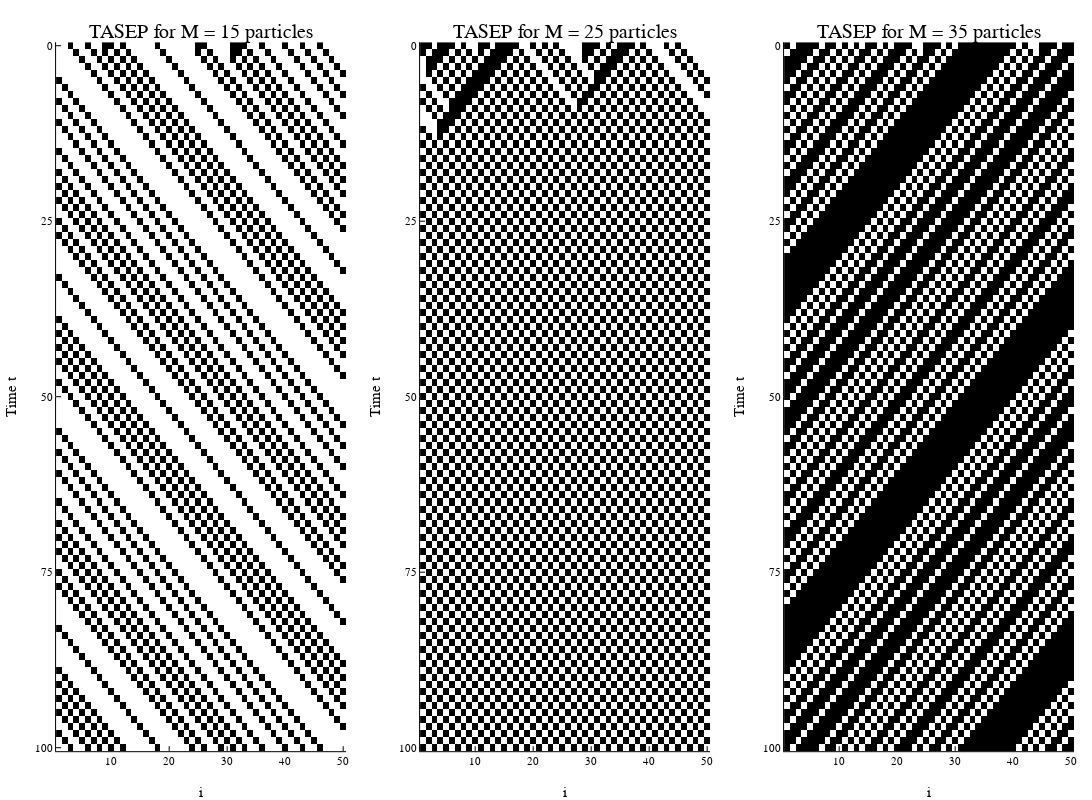

Write notebook code for a chart like this one.
### Code cell
Ms = [15,25,35]
#M = rand(M_start:M_end) # random number of particles
#M = 15

ps = [] # plots

for M in Ms
    # fill random cells with particle
    z_start = zeros(Int, NUMBER_OF_SITES)
    while sum(z_start) < M
        i = rand(1:NUMBER_OF_SITES)
        z_start[i] = 1
    end


    zs = calculate_rule_N(z_start, N_rule);

    push!(ps, plot_rule_N(zs))
    title!(ps[end], "TASEP for M = $M particles")
end

plot(ps..., layout=@layout([a b c]), size=(1200,800), left_margin=5*Plots.mm, right_margin=5*Plots.mm)

### Figure 1 — Plotly figure (JSON) as saved in the notebook; plotly's stock layout.template omitted (floating-point values rounded to 4 significant figures; data arrays with more than 128 entries replaced by an {"elided": "..."} marker saying what was removed)
{"data": [{"colorbar": {"title": ""}, "colorscale": {"elided": "256x2 mixed values"}, "name": "y1", "showlegend": false, "showscale": false, "type": "heatmap", "x": [0.5, 1.5, 2.5, 3.5, 4.5, 5.5, 6.5, 7.5, 8.5, 9.5, 10.5, 11.5, 12.5, 13.5, 14.5, 15.5, 16.5, 17.5, 18.5, 19.5, 20.5, 21.5, 22.5, 23.5, 24.5, 25.5, 26.5, 27.5, 28.5, 29.5, 30.5, 31.5, 32.5, 33.5, 34.5, 35.5, 36.5, 37.5, 38.5, 39.5, 40.5, 41.5, 42.5, 43.5, 44.5, 45.5, 46.5, 47.5, 48.5, 49.5, 50.5], "xaxis": "x1", "y": [-0.5, 0.5, 1.5, 2.5, 3.5, 4.5, 5.5, 6.5, 7.5, 8.5, 9.5, 10.5, 11.5, 12.5, 13.5, 14.5, 15.5, 16.5, 17.5, 18.5, 19.5, 20.5, 21.5, 22.5, 23.5, 24.5, 25.5, 26.5, 27.5, 28.5, 29.5, 30.5, 31.5, 32.5, 33.5, 34.5, 35.5, 36.5, 37.5, 38.5, 39.5, 40.5, 41.5, 42.5, 43.5, 44.5, 45.5, 46.5, 47.5, 48.5, 49.5, 50.5, 51.5, 52.5, 53.5, 54.5, 55.5, 56.5, 57.5, 58.5, 59.5, 60.5, 61.5, 62.5, 63.5, 64.5, 65.5, 66.5, 67.5, 68.5, 69.5, 70.5, 71.5, 72.5, 73.5, 74.5, 75.5, 76.5, 77.5, 78.5, 79.5, 80.5, 81.5, 82.5, 83.5, 84.5, 85.5, 86.5, 87.5, 88.5, 89.5, 90.5, 91.5, 92.5, 93.5, 94.5, 95.5, 96.5, 97.5, 98.5, 99.5, 100.5], "yaxis": "y1", "z": {"elided": "101x50 int values"}, "zmax": 1, "zmin": 0}, {"colorbar": {"title": ""}, "colorscale": {"elided": "256x2 mixed values"}, "name": "y1", "showlegend": false, "showscale": false, "type": "heatmap", "x": [0.5, 1.5, 2.5, 3.5, 4.5, 5.5, 6.5, 7.5, 8.5, 9.5, 10.5, 11.5, 12.5, 13.5, 14.5, 15.5, 16.5, 17.5, 18.5, 19.5, 20.5, 21.5, 22.5, 23.5, 24.5, 25.5, 26.5, 27.5, 28.5, 29.5, 30.5, 31.5, 32.5, 33.5, 34.5, 35.5, 36.5, 37.5, 38.5, 39.5, 40.5, 41.5, 42.5, 43.5, 44.5, 45.5, 46.5, 47.5, 48.5, 49.5, 50.5], "xaxis": "x2", "y": [-0.5, 0.5, 1.5, 2.5, 3.5, 4.5, 5.5, 6.5, 7.5, 8.5, 9.5, 10.5, 11.5, 12.5, 13.5, 14.5, 15.5, 16.5, 17.5, 18.5, 19.5, 20.5, 21.5, 22.5, 23.5, 24.5, 25.5, 26.5, 27.5, 28.5, 29.5, 30.5, 31.5, 32.5, 33.5, 34.5, 35.5, 36.5, 37.5, 38.5, 39.5, 40.5, 41.5, 42.5, 43.5, 44.5, 45.5, 46.5, 47.5, 48.5, 49.5, 50.5, 51.5, 52.5, 53.5, 54.5, 55.5, 56.5, 57.5, 58.5, 59.5, 60.5, 61.5, 62.5, 63.5, 64.5, 65.5, 66.5, 67.5, 68.5, 69.5, 70.5, 71.5, 72.5, 73.5, 74.5, 75.5, 76.5, 77.5, 78.5, 79.5, 80.5, 81.5, 82.5, 83.5, 84.5, 85.5, 86.5, 87.5, 88.5, 89.5, 90.5, 91.5, 92.5, 93.5, 94.5, 95.5, 96.5, 97.5, 98.5, 99.5, 100.5], "yaxis": "y2", "z": {"elided": "101x50 int values"}, "zmax": 1, "zmin": 0}, {"colorbar": {"title": ""}, "colorscale": {"elided": "256x2 mixed values"}, "name": "y1", "showlegend": false, "showscale": false, "type": "heatmap", "x": [0.5, 1.5, 2.5, 3.5, 4.5, 5.5, 6.5, 7.5, 8.5, 9.5, 10.5, 11.5, 12.5, 13.5, 14.5, 15.5, 16.5, 17.5, 18.5, 19.5, 20.5, 21.5, 22.5, 23.5, 24.5, 25.5, 26.5, 27.5, 28.5, 29.5, 30.5, 31.5, 32.5, 33.5, 34.5, 35.5, 36.5, 37.5, 38.5, 39.5, 40.5, 41.5, 42.5, 43.5, 44.5, 45.5, 46.5, 47.5, 48.5, 49.5, 50.5], "xaxis": "x3", "y": [-0.5, 0.5, 1.5, 2.5, 3.5, 4.5, 5.5, 6.5, 7.5, 8.5, 9.5, 10.5, 11.5, 12.5, 13.5, 14.5, 15.5, 16.5, 17.5, 18.5, 19.5, 20.5, 21.5, 22.5, 23.5, 24.5, 25.5, 26.5, 27.5, 28.5, 29.5, 30.5, 31.5, 32.5, 33.5, 34.5, 35.5, 36.5, 37.5, 38.5, 39.5, 40.5, 41.5, 42.5, 43.5, 44.5, 45.5, 46.5, 47.5, 48.5, 49.5, 50.5, 51.5, 52.5, 53.5, 54.5, 55.5, 56.5, 57.5, 58.5, 59.5, 60.5, 61.5, 62.5, 63.5, 64.5, 65.5, 66.5, 67.5, 68.5, 69.5, 70.5, 71.5, 72.5, 73.5, 74.5, 75.5, 76.5, 77.5, 78.5, 79.5, 80.5, 81.5, 82.5, 83.5, 84.5, 85.5, 86.5, 87.5, 88.5, 89.5, 90.5, 91.5, 92.5, 93.5, 94.5, 95.5, 96.5, 97.5, 98.5, 99.5, 100.5], "yaxis": "y3", "z": {"elided": "101x50 int values"}, "zmax": 1, "zmin": 0}], "layout": {"annotations": [{"font": {"color": "rgba(0, 0, 0, 1.000)", "family": "sans-serif", "size": 20}, "rotation": 0, "showarrow": false, "text": "TASEP for M = 15 particles", "x": 0.1841, "xanchor": "center", "xref": "paper", "y": 1, "yanchor": "top", "yref": "paper"}, {"font": {"color": "rgba(0, 0, 0, 1.000)", "family": "sans-serif", "size": 20}, "rotation": 0, "showarrow": false, "text": "TASEP for M = 25 particles", "x": 0.5175, "xanchor": "center", "xref": "paper", "y": 1, "yanchor": "top", "yref": "paper"}, {"font": {"color": "rgba(0, 0, 0, 1.000)", "family": "sans-serif", "size": 20}, "rotation": 0, "showarrow": false, "text": "TASEP for M = 35 particles", "x": 0.8508, "xanchor": "center", "xref": "paper", "y": 1, "yanchor": "top", "yref": "paper"}], "height": 800, "margin": {"b": 20, "l": 0, "r": 0, "t": 20}, "paper_bgcolor": "rgba(255, 255, 255, 1.000)", "plot_bgcolor": "rgba(255, 255, 255, 1.000)", "showlegend": false, "width": 1200, "xaxis1": {"anchor": "y1", "domain": [0.05136, 0.3169], "gridcolor": "rgba(0, 0, 0, 0.100)", "gridwidth": 0.5, "linecolor": "rgba(0, 0, 0, 1.000)", "mirror": false, "range": [0.5, 50.5], "showgrid": true, "showline": true, "showticklabels": true, "tickangle": 0, "tickcolor": "rgb(0, 0, 0)", "tickfont": {"color": "rgba(0, 0, 0, 1.000)", "family": "sans-serif", "size": 11}, "tickmode": "array", "ticks": "inside", "ticktext": ["10", "20", "30", "40", "50"], "tickvals": [10, 20, 30, 40, 50], "title": "i", "titlefont": {"color": "rgba(0, 0, 0, 1.000)", "family": "sans-serif", "size": 15}, "type": "-", "visible": true, "zeroline": false, "zerolinecolor": "rgba(0, 0, 0, 1.000)"}, "xaxis2": {"anchor": "y2", "domain": [0.3847, 0.6503], "gridcolor": "rgba(0, 0, 0, 0.100)", "gridwidth": 0.5, "linecolor": "rgba(0, 0, 0, 1.000)", "mirror": false, "range": [0.5, 50.5], "showgrid": true, "showline": true, "showticklabels": true, "tickangle": 0, "tickcolor": "rgb(0, 0, 0)", "tickfont": {"color": "rgba(0, 0, 0, 1.000)", "family": "sans-serif", "size": 11}, "tickmode": "array", "ticks": "inside", "ticktext": ["10", "20", "30", "40", "50"], "tickvals": [10, 20, 30, 40, 50], "title": "i", "titlefont": {"color": "rgba(0, 0, 0, 1.000)", "family": "sans-serif", "size": 15}, "type": "-", "visible": true, "zeroline": false, "zerolinecolor": "rgba(0, 0, 0, 1.000)"}, "xaxis3": {"anchor": "y3", "domain": [0.718, 0.9836], "gridcolor": "rgba(0, 0, 0, 0.100)", "gridwidth": 0.5, "linecolor": "rgba(0, 0, 0, 1.000)", "mirror": false, "range": [0.5, 50.5], "showgrid": true, "showline": true, "showticklabels": true, "tickangle": 0, "tickcolor": "rgb(0, 0, 0)", "tickfont": {"color": "rgba(0, 0, 0, 1.000)", "family": "sans-serif", "size": 11}, "tickmode": "array", "ticks": "inside", "ticktext": ["10", "20", "30", "40", "50"], "tickvals": [10, 20, 30, 40, 50], "title": "i", "titlefont": {"color": "rgba(0, 0, 0, 1.000)", "family": "sans-serif", "size": 15}, "type": "-", "visible": true, "zeroline": false, "zerolinecolor": "rgba(0, 0, 0, 1.000)"}, "yaxis1": {"anchor": "x1", "domain": [0.03791, 0.9708], "gridcolor": "rgba(0, 0, 0, 0.100)", "gridwidth": 0.5, "linecolor": "rgba(0, 0, 0, 1.000)", "mirror": false, "range": [100.5, -0.5], "showgrid": true, "showline": true, "showticklabels": true, "tickangle": 0, "tickcolor": "rgb(0, 0, 0)", "tickfont": {"color": "rgba(0, 0, 0, 1.000)", "family": "sans-serif", "size": 11}, "tickmode": "array", "ticks": "inside", "ticktext": ["0", "25", "50", "75", "100"], "tickvals": [0, 25, 50, 75, 100], "title": "Time t", "titlefont": {"color": "rgba(0, 0, 0, 1.000)", "family": "sans-serif", "size": 15}, "type": "-", "visible": true, "zeroline": false, "zerolinecolor": "rgba(0, 0, 0, 1.000)"}, "yaxis2": {"anchor": "x2", "domain": [0.03791, 0.9708], "gridcolor": "rgba(0, 0, 0, 0.100)", "gridwidth": 0.5, "linecolor": "rgba(0, 0, 0, 1.000)", "mirror": false, "range": [100.5, -0.5], "showgrid": true, "showline": true, "showticklabels": true, "tickangle": 0, "tickcolor": "rgb(0, 0, 0)", "tickfont": {"color": "rgba(0, 0, 0, 1.000)", "family": "sans-serif", "size": 11}, "tickmode": "array", "ticks": "inside", "ticktext": ["0", "25", "50", "75", "100"], "tickvals": [0, 25, 50, 75, 100], "title": "Time t", "titlefont": {"color": "rgba(0, 0, 0, 1.000)", "family": "sans-serif", "size": 15}, "type": "-", "visible": true, "zeroline": false, "zerolinecolor": "rgba(0, 0, 0, 1.000)"}, "yaxis3": {"anchor": "x3", "domain": [0.03791, 0.9708], "gridcolor": "rgba(0, 0, 0, 0.100)", "gridwidth": 0.5, "linecolor": "rgba(0, 0, 0, 1.000)", "mirror": false, "range": [100.5, -0.5], "showgrid": true, "showline": true, "showticklabels": true, "tickangle": 0, "tickcolor": "rgb(0, 0, 0)", "tickfont": {"color": "rgba(0, 0, 0, 1.000)", "family": "sans-serif", "size": 11}, "tickmode": "array", "ticks": "inside", "ticktext": ["0", "25", "50", "75", "100"], "tickvals": [0, 25, 50, 75, 100], "title": "Time t", "titlefont": {"color": "rgba(0, 0, 0, 1.000)", "family": "sans-serif", "size": 15}, "type": "-", "visible": true, "zeroline": false, "zerolinecolor": "rgba(0, 0, 0, 1.000)"}}}
